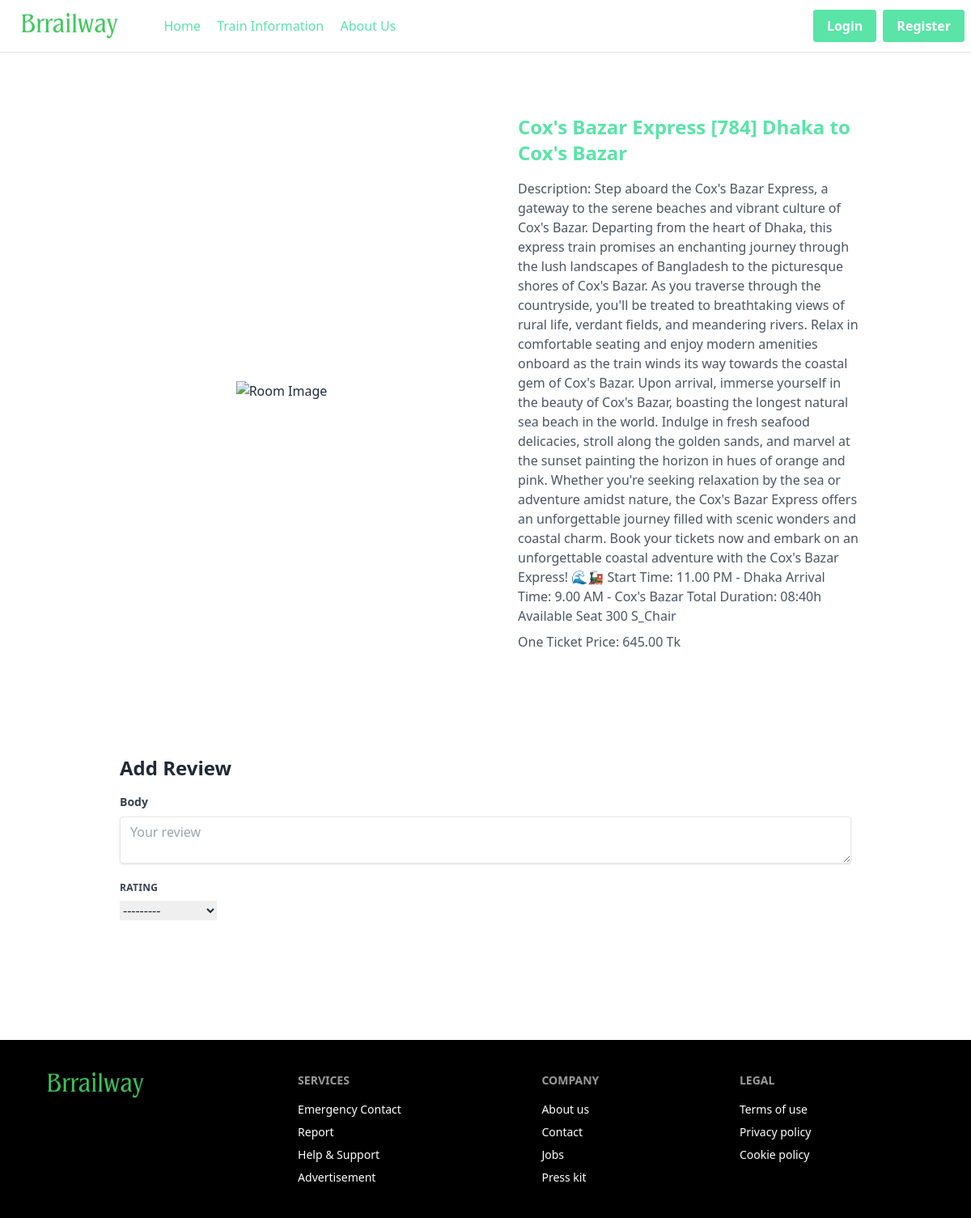
/train/details/2, run on the app's committed database.
### train/models.py (models this page shows, shortened)
class Train(models.Model):
    title = models.CharField(max_length=100)
    description = models.TextField()
    image = models.ImageField(upload_to='media/')
    guest = models.IntegerField(choices=GUEST_CHOICES)
    price = models.DecimalField(max_digits=10, decimal_places=2)

### train/views.py (the view, shortened to what this page needs)
# urls.py: path('details/<int:id>',views.DetailsTrainView.as_view(), name='details_train'),
class DetailsTrainView(DetailView):
    model = Train
    template_name = 'details_train.html'
    pk_url_kwarg = 'id'
    context_object_name = 'train'
    def get_context_data(self, **kwargs):
        context = super().get_context_data(**kwargs)
        train = self.object
        reviews = train.comments.all()
        review_form= forms.ReviewForm()
        context['reviews']= reviews
        context['review_form']= review_form
        return context

### train/forms.py (shortened to what this page needs)
class ReviewForm(forms.ModelForm):
    class Meta:
        model = UserReviews
        fields = ['rating', 'body']
        widgets = {
            'rating': forms.Select(choices=STAR_CHOICES),
            'body': forms.Textarea(attrs={'rows': 4}),
        }
    def __init__(self, *args, **kwargs):
        self.train = kwargs.pop('train', None)
        self.user = kwargs.pop('user', None)
        super().__init__(*args, **kwargs)

### train/templates/details_train.html (shortened to what this page needs)
{% extends "base.html" %}
{% block content %}
<div class="flex bg-white mt-5 rounded-md m-2">
  <div class="w-1/2 flex justify-center items-center py-5">
    <img src="https://yearlynews.com/wp-content/uploads/2021/07/Dhaka-to-Tangail-Train-780x470.png" class="max-w-full" style="max-width: 400px;" alt="Room Image">
  </div>
  <div class="w-1/2 p-4">
    <div class="bg-white p-6">
      <h5 class="text-2xl font-bold mb-4">
        <a href="#" class="text-[#5AE4A8] ">{{ train.title }}</a>
      </h5>
      <p class="text-gray-600 mb-2">Description: {{ train.description }}</p>
      <p class="text-gray-600 mb-5">One Ticket Price: {{ train.price }} Tk</p>
    </div>
  </div>
</div>
<div class="card mt-4 m-2 bg-white rounded-md p-5">
  <div class="card-body">
    <form method="POST" enctype="multipart/form-data">
      <h1 class="mb-4 text-2xl font-bold">Add Review</h1>
      <div class="mb-4">
        <label for="body" class="block text-gray-700 text-sm font-bold mb-2">Body</label>
        <textarea id="body" name="body" placeholder="Your review" class="shadow appearance-none border rounded w-full py-2 px-3 text-gray-700 bg-white leading-tight focus:outline-none focus:shadow-outline"></textarea>
      </div>
      <div class="mb-4">
        <label class="block uppercase tracking-wide text-gray-700 bg-white text-xs font-bold mb-2" for="{{ review_form.rating.id_for_label }}">
          {{ review_form.rating.label }}
        </label>
        {{ review_form.rating }}
      </div>
    </form>
  </div>
</div>
{% endblock %}

### data on the page
Train: title "Cox's Bazar Express [784] Dhaka to Cox's Bazar", description "Step aboard the Cox's Bazar Express, a gateway to the serene beaches and vibrant culture of Cox's Bazar. Departing from the heart of Dhaka, this express train promises an enchanting journey through the lush landscapes of Bangladesh to the picturesque shores of Cox's Bazar. As you traverse through the countryside, you'll be treated to breathtaking views of rural life, verdant fields, and meandering rivers. Relax in comfortable seating and enjoy modern amenities onboard as the train winds its way towards the coastal gem of Cox's Bazar. Upon arrival, immerse yourself in the beauty of Cox's Bazar, boasting the longest natural sea beach in the world. Indulge in fresh seafood delicacies, stroll…", price "645.00"

### other printed values
{{ review_form.rating.label }} "RATING"
